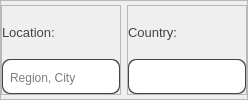
               <widget class="QFrame" name="frame_21">
                <property name="sizePolicy">
                 <sizepolicy hsizetype="Preferred" vsizetype="Preferred">
                  <horstretch>0</horstretch>
                  <verstretch>0</verstretch>
                 </sizepolicy>
                </property>
                <property name="maximumSize">
                 <size>
                  <width>500</width>
                  <height>16777215</height>
                 </size>
                </property>
                <property name="frameShape">
                 <enum>QFrame::StyledPanel</enum>
                </property>
                <property name="frameShadow">
                 <enum>QFrame::Raised</enum>
                </property>
                <layout class="QHBoxLayout" name="horizontalLayout_13">
                 <property name="spacing">
                  <number>6</number>
                 </property>
                 <property name="leftMargin">
                  <number>0</number>
                 </property>
                 <property name="topMargin">
                  <number>0</number>
                 </property>
                 <property name="rightMargin">
                  <number>0</number>
                 </property>
                 <property name="bottomMargin">
                  <number>0</number>
                 </property>
                 <item>
                  <widget class="QFrame" name="PasswordSignInFrame_2">
                   <property name="maximumSize">
                    <size>
                     <width>250</width>
                     <height>90</height>
                    </size>
                   </property>
                   <property name="frameShape">
                    <enum>QFrame::StyledPanel</enum>
                   </property>
                   <property name="frameShadow">
                    <enum>QFrame::Raised</enum>
                   </property>
                   <layout class="QVBoxLayout" name="verticalLayout_16">
                    <property name="spacing">
                     <number>0</number>
                    </property>
                    <property name="leftMargin">
                     <number>0</number>
                    </property>
                    <property name="topMargin">
                     <number>0</number>
                    </property>
                    <property name="rightMargin">
                     <number>0</number>
                    </property>
                    <property name="bottomMargin">
                     <number>0</number>
                    </property>
                    <item>
                     <widget class="QLabel" name="label_6">
                      <property name="text">
                       <string>&lt;html&gt;&lt;head/&gt;&lt;body&gt;&lt;p&gt;&lt;span style=&quot; font-size:10pt; color:#414844;&quot;&gt;Location:&lt;/span&gt;&lt;/p&gt;&lt;/body&gt;&lt;/html&gt;</string>
                      </property>
                     </widget>
                    </item>
                    <item>
                     <widget class="QFrame" name="SchoolNameBorder_6">
                      <property name="maximumSize">
                       <size>
                        <width>600</width>
                        <height>35</height>
                       </size>
                      </property>
                      <property name="styleSheet">
                       <string notr="true">background-color: #414844;
border-radius:8px;</string>
                      </property>
                      <property name="frameShape">
                       <enum>QFrame::StyledPanel</enum>
                      </property>
                      <property name="frameShadow">
                       <enum>QFrame::Raised</enum>
                      </property>
                      <layout class="QHBoxLayout" name="horizontalLayout_9">
                       <property name="spacing">
                        <number>0</number>
                       </property>
                       <property name="leftMargin">
                        <number>1</number>
                       </property>
                       <property name="topMargin">
                        <number>1</number>
                       </property>
                       <property name="rightMargin">
                        <number>1</number>
                       </property>
                       <property name="bottomMargin">
                        <number>1</number>
                       </property>
                       <item>
                        <widget class="QFrame" name="frame_16">
                         <property name="maximumSize">
                          <size>
                           <width>16777215</width>
                           <height>35</height>
                          </size>
                         </property>
                         <property name="styleSheet">
                          <string notr="true">background-color: rgb(255, 255, 255);
border-radius: 8px;</string>
                         </property>
                         <property name="frameShape">
                          <enum>QFrame::StyledPanel</enum>
                         </property>
                         <property name="frameShadow">
                          <enum>QFrame::Raised</enum>
                         </property>
                         <layout class="QVBoxLayout" name="verticalLayout_17">
                          <property name="spacing">
                           <number>0</number>
                          </property>
                          <property name="leftMargin">
                           <number>5</number>
                          </property>
                          <property name="topMargin">
                           <number>5</number>
                          </property>
                          <property name="rightMargin">
                           <number>5</number>
                          </property>
                          <property name="bottomMargin">
                           <number>5</number>
                          </property>
                          <item>
                           <widget class="QLineEdit" name="locationSignUp">
                            <property name="minimumSize">
                             <size>
                              <width>0</width>
                              <height>25</height>
                             </size>
                            </property>
                            <property name="placeholderText">
                             <string>Region, City</string>
                            </property>
                           </widget>
                          </item>
                         </layout>
                        </widget>
                       </item>
                      </layout>
                     </widget>
                    </item>
                   </layout>
                  </widget>
                 </item>
                 <item>
                  <widget class="QFrame" name="PasswordSignInFrame_3">
                   <property name="maximumSize">
                    <size>
                     <width>250</width>
                     <height>90</height>
                    </size>
                   </property>
                   <property name="frameShape">
                    <enum>QFrame::StyledPanel</enum>
                   </property>
                   <property name="frameShadow">
                    <enum>QFrame::Raised</enum>
                   </property>
                   <layout class="QVBoxLayout" name="verticalLayout_18">
                    <property name="spacing">
                     <number>0</number>
                    </property>
                    <property name="leftMargin">
                     <number>0</number>
                    </property>
                    <property name="topMargin">
                     <number>0</number>
                    </property>
                    <property name="rightMargin">
                     <number>0</number>
                    </property>
                    <property name="bottomMargin">
                     <number>0</number>
                    </property>
                    <item>
                     <widget class="QLabel" name="label_8">
                      <property name="text">
                       <string>&lt;html&gt;&lt;head/&gt;&lt;body&gt;&lt;p&gt;&lt;span style=&quot; font-size:10pt; color:#414844;&quot;&gt;Country:&lt;/span&gt;&lt;/p&gt;&lt;/body&gt;&lt;/html&gt;</string>
                      </property>
                     </widget>
                    </item>
                    <item>
                     <widget class="QFrame" name="SchoolNameBorder_7">
                      <property name="maximumSize">
                       <size>
                        <width>600</width>
                        <height>35</height>
                       </size>
                      </property>
                      <property name="styleSheet">
                       <string notr="true">background-color: #414844;
border-radius:8px;</string>
                      </property>
                      <property name="frameShape">
                       <enum>QFrame::StyledPanel</enum>
                      </property>
                      <property name="frameShadow">
                       <enum>QFrame::Raised</enum>
                      </property>
                      <layout class="QHBoxLayout" name="horizontalLayout_12">
                       <property name="spacing">
                        <number>0</number>
                       </property>
                       <property name="leftMargin">
                        <number>1</number>
                       </property>
                       <property name="topMargin">
                        <number>1</number>
                       </property>
                       <property name="rightMargin">
                        <number>1</number>
                       </property>
                       <property name="bottomMargin">
                        <number>1</number>
                       </property>
                       <item>
                        <widget class="QFrame" name="frame_22">
                         <property name="maximumSize">
                          <size>
                           <width>16777215</width>
                           <height>35</height>
                          </size>
                         </property>
                         <property name="styleSheet">
                          <string notr="true">background-color: rgb(255, 255, 255);
border-radius: 8px;</string>
                         </property>
                         <property name="frameShape">
                          <enum>QFrame::StyledPanel</enum>
                         </property>
                         <property name="frameShadow">
                          <enum>QFrame::Raised</enum>
                         </property>
                         <layout class="QVBoxLayout" name="verticalLayout_19">
                          <property name="spacing">
                           <number>0</number>
                          </property>
                          <property name="leftMargin">
                           <number>5</number>
                          </property>
                          <property name="topMargin">
                           <number>5</number>
                          </property>
                          <property name="rightMargin">
                           <number>5</number>
                          </property>
                          <property name="bottomMargin">
                           <number>5</number>
                          </property>
                          <item>
                           <widget class="QLineEdit" name="countrySignUp">
                            <property name="minimumSize">
                             <size>
                              <width>0</width>
                              <height>25</height>
                             </size>
                            </property>
                            <property name="echoMode">
                             <enum>QLineEdit::Normal</enum>
                            </property>
                           </widget>
                          </item>
                         </layout>
                        </widget>
                       </item>
                      </layout>
                     </widget>
                    </item>
                   </layout>
                  </widget>
                 </item>
                </layout>
               </widget>
